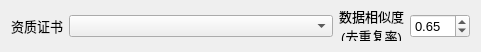
  <widget class="QWidget" name="layoutWidget">
   <property name="geometry">
    <rect>
     <x>10</x>
     <y>570</y>
     <width>481</width>
     <height>34</height>
    </rect>
   </property>
   <layout class="QHBoxLayout" name="horizontalLayout_23">
    <item>
     <layout class="QHBoxLayout" name="horizontalLayout_21">
      <item>
       <widget class="QLabel" name="label_21">
        <property name="font">
         <font>
          <pointsize>10</pointsize>
          <weight>50</weight>
          <bold>false</bold>
          <underline>false</underline>
          <stylestrategy>PreferDefault</stylestrategy>
         </font>
        </property>
        <property name="text">
         <string>资质证书</string>
        </property>
       </widget>
      </item>
      <item>
       <widget class="QComboBox" name="cb_qualificationCertificate">
        <property name="sizePolicy">
         <sizepolicy hsizetype="MinimumExpanding" vsizetype="Fixed">
          <horstretch>0</horstretch>
          <verstretch>0</verstretch>
         </sizepolicy>
        </property>
        <property name="minimumSize">
         <size>
          <width>200</width>
          <height>20</height>
         </size>
        </property>
        <property name="font">
         <font>
          <pointsize>9</pointsize>
          <weight>50</weight>
          <bold>false</bold>
          <underline>false</underline>
          <stylestrategy>PreferDefault</stylestrategy>
         </font>
        </property>
       </widget>
      </item>
     </layout>
    </item>
    <item>
     <layout class="QHBoxLayout" name="horizontalLayout_22">
      <item>
       <widget class="QLabel" name="label_22">
        <property name="sizePolicy">
         <sizepolicy hsizetype="Fixed" vsizetype="Fixed">
          <horstretch>0</horstretch>
          <verstretch>0</verstretch>
         </sizepolicy>
        </property>
        <property name="minimumSize">
         <size>
          <width>0</width>
          <height>30</height>
         </size>
        </property>
        <property name="font">
         <font>
          <pointsize>10</pointsize>
          <weight>50</weight>
          <bold>false</bold>
          <underline>false</underline>
          <stylestrategy>PreferDefault</stylestrategy>
         </font>
        </property>
        <property name="text">
         <string>数据相似度
(去重复率)</string>
        </property>
        <property name="alignment">
         <set>Qt::AlignCenter</set>
        </property>
       </widget>
      </item>
      <item>
       <widget class="QDoubleSpinBox" name="doubleSpinBox">
        <property name="sizePolicy">
         <sizepolicy hsizetype="Minimum" vsizetype="Fixed">
          <horstretch>0</horstretch>
          <verstretch>0</verstretch>
         </sizepolicy>
        </property>
        <property name="minimumSize">
         <size>
          <width>60</width>
          <height>20</height>
         </size>
        </property>
        <property name="font">
         <font>
          <pointsize>10</pointsize>
          <weight>50</weight>
          <bold>false</bold>
          <underline>false</underline>
          <stylestrategy>PreferDefault</stylestrategy>
         </font>
        </property>
        <property name="maximum">
         <double>1.000000000000000</double>
        </property>
        <property name="singleStep">
         <double>0.100000000000000</double>
        </property>
        <property name="value">
         <double>0.650000000000000</double>
        </property>
       </widget>
      </item>
     </layout>
    </item>
   </layout>
  </widget>
